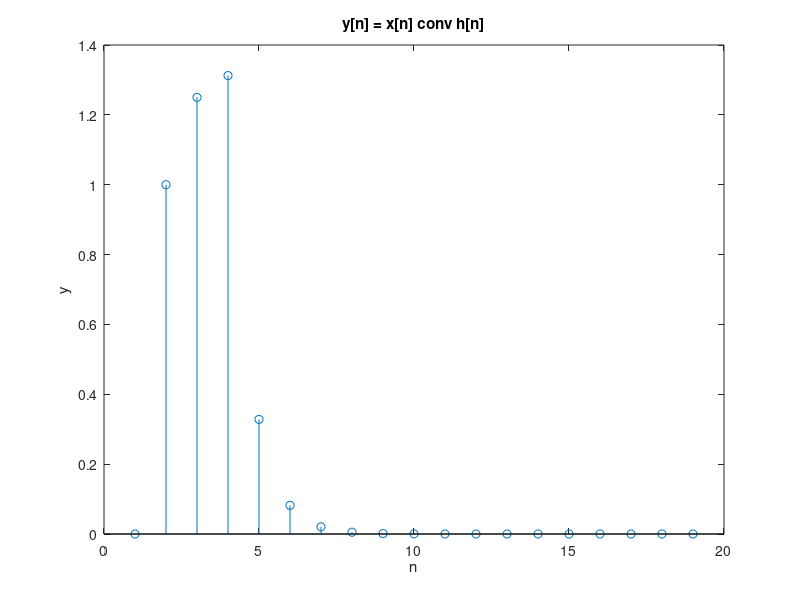

Write MATLAB code to recreate this figure.
% clear
% clc
% close all

n = (0: 9);
[~, lengthN] = size(n);

% since 0 <= n <= 9, unit step function has no effect.
h = (1 / 4) .^ n;

x = zeros(1, lengthN);
x(2: 4) = 1;

y = conv(x, h);

figure(2)
stem(y)
title("y[n] = x[n] conv h[n]")
xlabel('n')
ylabel('y')

% The difference between outputs of q2 and q1 is about the x-axis length
